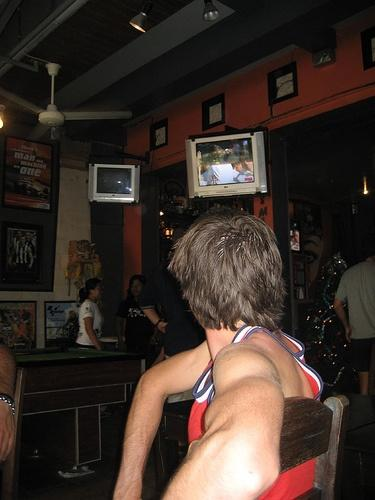
#> input picture lab3/image3.jpg, 375 x 500 px
$ python lab3.py
#> lines starting #> are read from the running program, lines starting #| are printed output that depends on the picture
import cv2
import matplotlib.pyplot as plt
def first():
    # show original image
    img = cv2.imread('image3.jpg')
#> img is the input picture: shape (500, 375, 3); mean B, G, R 40.2, 47.1, 59.4
    cv2.imshow('Original Image', img)
    cv2.waitKey(0)
    cv2.destroyAllWindows()
    # show grayscale image
    gray = cv2.cvtColor(img, cv2.COLOR_BGR2GRAY)
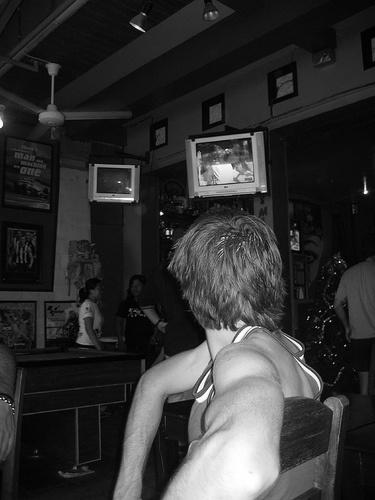
#> gray: shape (500, 375); min 0, max 255, mean 50
    cv2.imshow('1_1_gray.jpg', gray)
    cv2.waitKey(0)
    cv2.destroyAllWindows()
    # calculate histogram
    plt.hist(gray.ravel(), 256, [0, 256])
    plt.title('Гистограмма серого')
    plt.show()
#> figure, not shown here; tallest bar 7561 high, from x = 13 to 14
    # show normalized image
    gray_norm = cv2.normalize(gray, None, 63, 255, cv2.NORM_MINMAX)
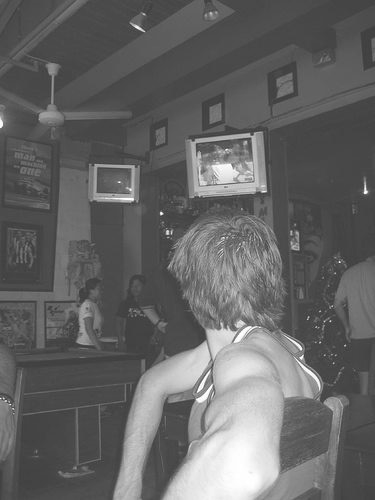
#> gray_norm: shape (500, 375); min 63, max 255, mean 100.7
    cv2.imshow('1_normalized.jpg', gray_norm)
    cv2.waitKey(0)
    cv2.destroyAllWindows()
    # show normalized histogram
    plt.hist(gray_norm.ravel(), 256, [0, 256])
    plt.title('гистограмма серого нормализированного изображения')
    plt.show()
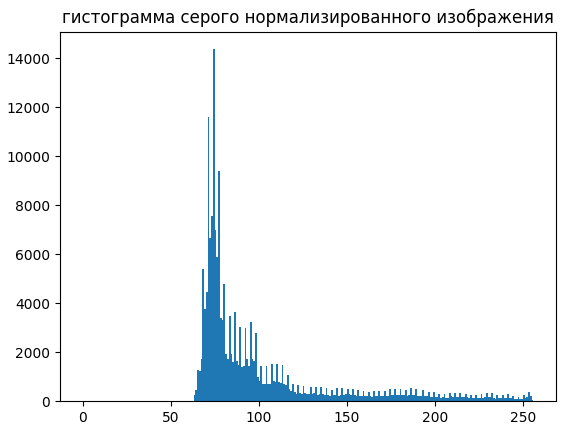
#> figure drawn by matplotlib, 1 panel; tallest bar 14379 high, from x = 74 to 75
def second():
    img = cv2.imread('color4.jpg')
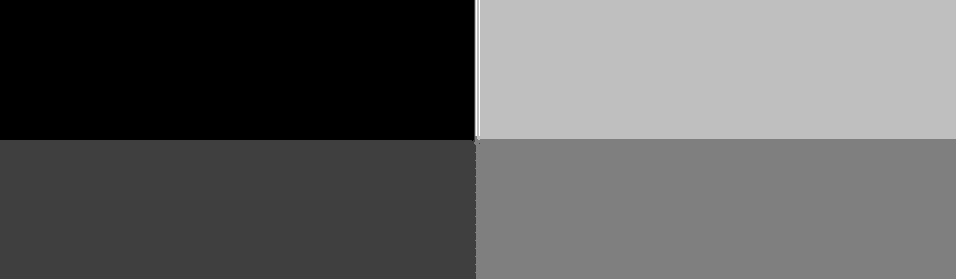
#> input picture lab3/color4.jpg, 956 x 279 px
#> img is the input picture: shape (279, 956, 3); min 0, max 4, mean 1.51
    cv2.imshow('Original Image', img)
    cv2.waitKey(0)
    cv2.destroyAllWindows()
    gray = cv2.cvtColor(img, cv2.COLOR_BGR2GRAY)
#> gray: shape (279, 956)
    cv2.imshow('grey_2_1.jpg', gray)
    cv2.waitKey(0)
    cv2.destroyAllWindows()
    hist = cv2.calcHist([gray], [0], None, [256], [0, 256])
#> hist = 256 values, max 67227 at index 2, min 0 at index 5, mean 1041.9
    cv2.normalize(hist, hist, 63,255 , cv2.NORM_MINMAX)
    plt.hist(gray.ravel(), 256, [0, 256])
    plt.title('Гистограмма серого')
    plt.show()
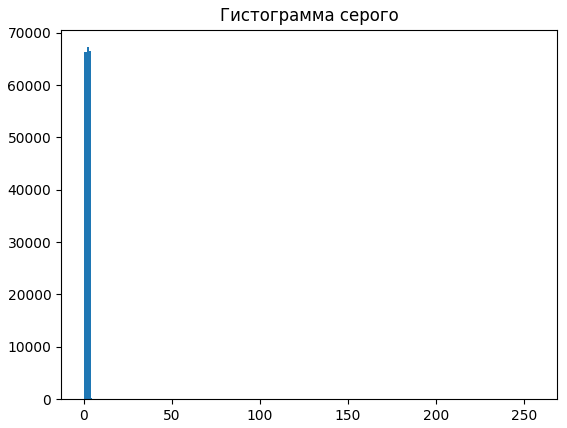
#> figure drawn by matplotlib, 1 panel; tallest bar 67227 high, from x = 2 to 3
    gray_eq = cv2.equalizeHist(gray)
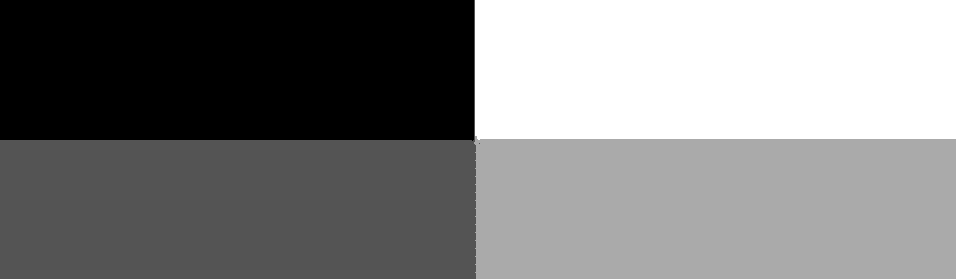
#> gray_eq: shape (279, 956); min 0, max 255, mean 127.6
    cv2.imshow('equalized_2_2.jpg', gray_eq)
    cv2.waitKey(0)
    cv2.destroyAllWindows()
    hist_eq = cv2.calcHist([gray_eq], [0], None, [256], [0, 256])
#> hist_eq = 256 values, max 67227 at index 170, min 0 at index 1, mean 1041.9
    cv2.normalize(hist_eq, hist_eq, 63,255 , cv2.NORM_MINMAX)
    plt.hist(gray_eq.ravel(), 256, [0, 256])
    plt.title('Гистограмма серого после эквализации')
    plt.show()
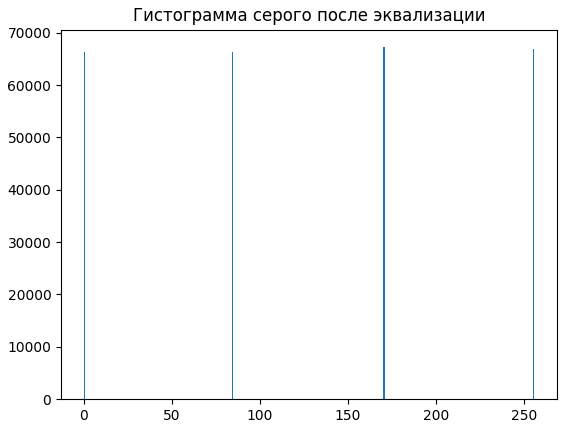
#> figure drawn by matplotlib, 1 panel; tallest bar 67227 high, from x = 170 to 171
def third():
    img = cv2.imread('image_gray_63-192.jpg')
    cv2.imshow('Original Image', img)
    cv2.waitKey(0)
    cv2.destroyAllWindows()
#> (the run stopped early here; a loop or call above may not have finished)
